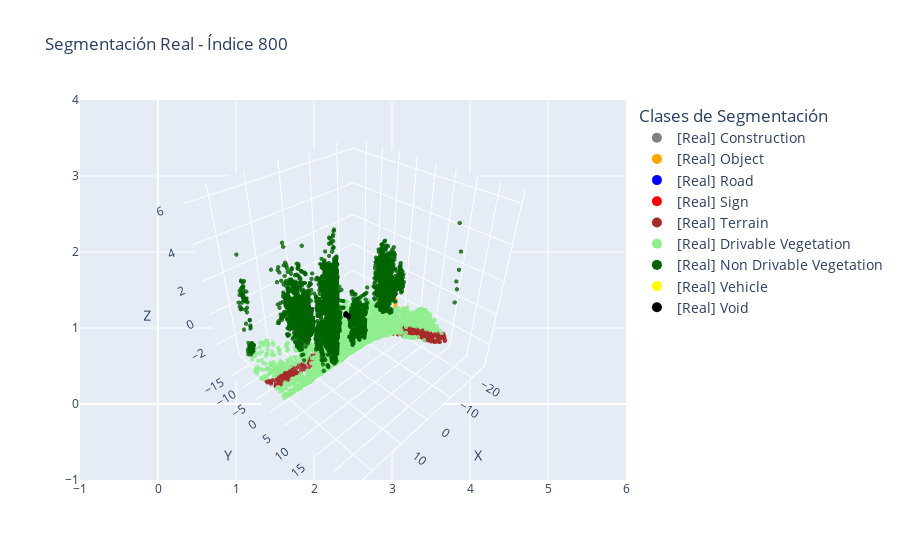
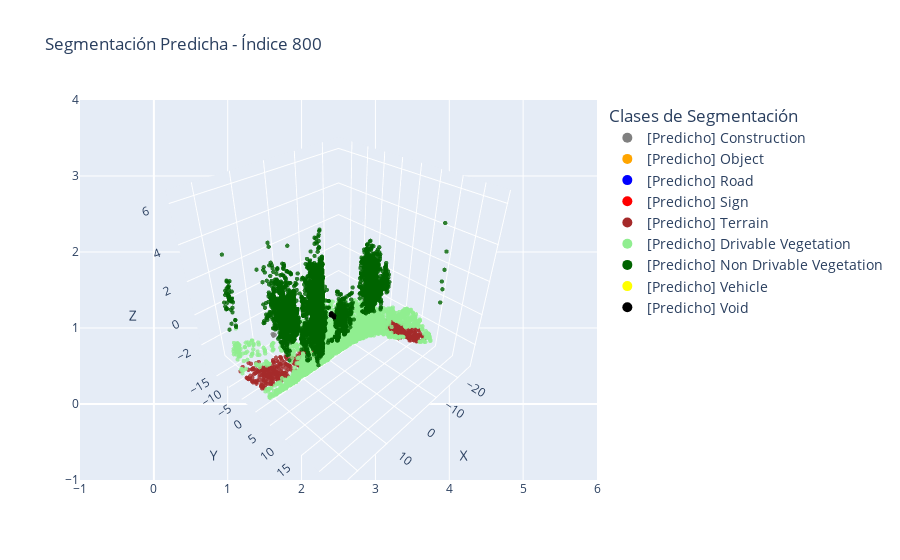

The notebook cell these images were saved under, in order:
### Code cell
visualizar_comparacion_segmentacion(all_points, all_labels, all_preds, indice=800)

### Figure 1 — Plotly figure (JSON) as saved in the notebook; plotly's stock layout.template omitted (floating-point values rounded to 4 significant figures; data arrays with more than 128 entries replaced by an {"elided": "..."} marker saying what was removed)
{"data": [{"marker": {"color": "orange", "opacity": 0.8, "size": 1.5}, "mode": "markers", "name": "[Real] Object", "showlegend": false, "type": "scatter3d", "x": [-16.45, -18.89, -15.21, -18.87, -16.8, -17.67, -15.19, -17.64, -16.74, -17.64, -17.68, -15.21, -18.84, -17.66, -17.61, -16.42], "y": [0.6321, 4.634, -1.221, 4.673, 0.704, 2.574, -1.201, 2.549, 0.6051, 2.589, 2.512, -1.202, 4.688, 2.576, 2.409, 0.5991], "z": [-1.978, -1.35, -1.147, -2.026, -1.85, -1.377, -1.204, -1.134, -1.098, -1.444, -1.549, -1.679, -2.062, -0.9979, -0.8569, -1.915]}, {"marker": {"color": "brown", "opacity": 0.8, "size": 1.5}, "mode": "markers", "name": "[Real] Terrain", "showlegend": false, "type": "scatter3d", "x": {"elided": "478 float values"}, "y": {"elided": "478 float values"}, "z": {"elided": "478 float values"}}, {"marker": {"color": "lightgreen", "opacity": 0.8, "size": 1.5}, "mode": "markers", "name": "[Real] Drivable Vegetation", "showlegend": false, "type": "scatter3d", "x": {"elided": "5856 float values"}, "y": {"elided": "5856 float values"}, "z": {"elided": "5856 float values"}}, {"marker": {"color": "darkgreen", "opacity": 0.8, "size": 1.5}, "mode": "markers", "name": "[Real] Non Drivable Vegetation", "showlegend": false, "type": "scatter3d", "x": {"elided": "10003 float values"}, "y": {"elided": "10003 float values"}, "z": {"elided": "10003 float values"}}, {"marker": {"color": "black", "opacity": 0.8, "size": 1.5}, "mode": "markers", "name": "[Real] Void", "showlegend": false, "type": "scatter3d", "x": [-1.204, -1.036, -1.169, -1.049, -1.196, -1.211, -1.122, -1.273, -1.127, -1.209, -1.121, -1.013, -1.11, -1.049, -1.249, -1.171, -1.148, -1.079, -1.318, -1.189, -1.185, -1.064, -1.173, -1.095, -1.235, -1.029, -1.165, -1.167, -1.112, -1.19, -1.161], "y": [-0.09241, -0.235, -0.172, -0.2872, -0.03904, 0.01669, -0.1693, -0.614, -0.4132, 0.1147, -0.1775, -0.2655, -0.5522, -0.186, -0.5855, 0.4689, 0.3096, -0.298, 0.3939, 0.1616, 0.007448, -0.2998, 0.4349, 0.5344, -0.6236, -0.2175, -0.2094, -0.4086, -0.3308, 0.1261, 0.2588], "z": [-0.5629, -0.4953, -0.5511, -0.5071, -0.5579, -0.5646, -0.5291, -0.5027, -0.5595, -0.5663, -0.5291, -0.4885, -0.5781, -0.497, -0.4907, -0.5883, -0.5545, -0.3982, -0.4893, -0.5595, -0.5528, -0.5156, -0.5832, -0.568, -0.492, -0.4902, -0.421, -0.5765, -0.541, -0.5579, -0.5545]}, {"marker": {"color": "gray", "size": 10}, "mode": "markers", "name": "[Real] Construction", "showlegend": true, "type": "scatter", "x": [null], "y": [null]}, {"marker": {"color": "orange", "size": 10}, "mode": "markers", "name": "[Real] Object", "showlegend": true, "type": "scatter", "x": [null], "y": [null]}, {"marker": {"color": "blue", "size": 10}, "mode": "markers", "name": "[Real] Road", "showlegend": true, "type": "scatter", "x": [null], "y": [null]}, {"marker": {"color": "red", "size": 10}, "mode": "markers", "name": "[Real] Sign", "showlegend": true, "type": "scatter", "x": [null], "y": [null]}, {"marker": {"color": "brown", "size": 10}, "mode": "markers", "name": "[Real] Terrain", "showlegend": true, "type": "scatter", "x": [null], "y": [null]}, {"marker": {"color": "lightgreen", "size": 10}, "mode": "markers", "name": "[Real] Drivable Vegetation", "showlegend": true, "type": "scatter", "x": [null], "y": [null]}, {"marker": {"color": "darkgreen", "size": 10}, "mode": "markers", "name": "[Real] Non Drivable Vegetation", "showlegend": true, "type": "scatter", "x": [null], "y": [null]}, {"marker": {"color": "yellow", "size": 10}, "mode": "markers", "name": "[Real] Vehicle", "showlegend": true, "type": "scatter", "x": [null], "y": [null]}, {"marker": {"color": "black", "size": 10}, "mode": "markers", "name": "[Real] Void", "showlegend": true, "type": "scatter", "x": [null], "y": [null]}], "layout": {"legend": {"font": {"size": 14}, "title": {"text": "Clases de Segmentación"}}, "scene": {"xaxis": {"title": {"text": "X"}}, "yaxis": {"title": {"text": "Y"}}, "zaxis": {"title": {"text": "Z"}}}, "title": {"text": "Segmentación Real - Índice 800"}}}

### Figure 2 — Plotly figure (JSON) as saved in the notebook; plotly's stock layout.template omitted (floating-point values rounded to 4 significant figures; data arrays with more than 128 entries replaced by an {"elided": "..."} marker saying what was removed)
{"data": [{"marker": {"color": "gray", "opacity": 0.8, "size": 1.5}, "mode": "markers", "name": "[Predicho] Construction", "showlegend": false, "type": "scatter3d", "x": [-15.21, 12.28, 12.13, -15.19, 12.11, 12.15, 11.69, -15.21], "y": [-1.221, -7.698, -7.685, -1.201, -7.658, -7.663, -7.686, -1.202], "z": [-1.147, -1.258, -1.385, -1.204, -1.327, -1.358, -1.377, -1.679]}, {"marker": {"color": "brown", "opacity": 0.8, "size": 1.5}, "mode": "markers", "name": "[Predicho] Terrain", "showlegend": false, "type": "scatter3d", "x": {"elided": "674 float values"}, "y": {"elided": "674 float values"}, "z": {"elided": "674 float values"}}, {"marker": {"color": "lightgreen", "opacity": 0.8, "size": 1.5}, "mode": "markers", "name": "[Predicho] Drivable Vegetation", "showlegend": false, "type": "scatter3d", "x": {"elided": "5828 float values"}, "y": {"elided": "5828 float values"}, "z": {"elided": "5828 float values"}}, {"marker": {"color": "darkgreen", "opacity": 0.8, "size": 1.5}, "mode": "markers", "name": "[Predicho] Non Drivable Vegetation", "showlegend": false, "type": "scatter3d", "x": {"elided": "9843 float values"}, "y": {"elided": "9843 float values"}, "z": {"elided": "9843 float values"}}, {"marker": {"color": "black", "opacity": 0.8, "size": 1.5}, "mode": "markers", "name": "[Predicho] Void", "showlegend": false, "type": "scatter3d", "x": [-1.204, -1.036, -1.169, -1.049, -1.196, -1.211, -1.122, -1.273, -1.127, -1.209, -1.121, -1.013, -1.11, -1.049, -1.249, -1.171, -1.148, -1.079, -1.318, -1.189, -1.185, -1.064, -1.173, -1.095, -1.235, -1.029, -1.165, -1.167, -1.112, -1.19, -1.161], "y": [-0.09241, -0.235, -0.172, -0.2872, -0.03904, 0.01669, -0.1693, -0.614, -0.4132, 0.1147, -0.1775, -0.2655, -0.5522, -0.186, -0.5855, 0.4689, 0.3096, -0.298, 0.3939, 0.1616, 0.007448, -0.2998, 0.4349, 0.5344, -0.6236, -0.2175, -0.2094, -0.4086, -0.3308, 0.1261, 0.2588], "z": [-0.5629, -0.4953, -0.5511, -0.5071, -0.5579, -0.5646, -0.5291, -0.5027, -0.5595, -0.5663, -0.5291, -0.4885, -0.5781, -0.497, -0.4907, -0.5883, -0.5545, -0.3982, -0.4893, -0.5595, -0.5528, -0.5156, -0.5832, -0.568, -0.492, -0.4902, -0.421, -0.5765, -0.541, -0.5579, -0.5545]}, {"marker": {"color": "gray", "size": 10}, "mode": "markers", "name": "[Predicho] Construction", "showlegend": true, "type": "scatter", "x": [null], "y": [null]}, {"marker": {"color": "orange", "size": 10}, "mode": "markers", "name": "[Predicho] Object", "showlegend": true, "type": "scatter", "x": [null], "y": [null]}, {"marker": {"color": "blue", "size": 10}, "mode": "markers", "name": "[Predicho] Road", "showlegend": true, "type": "scatter", "x": [null], "y": [null]}, {"marker": {"color": "red", "size": 10}, "mode": "markers", "name": "[Predicho] Sign", "showlegend": true, "type": "scatter", "x": [null], "y": [null]}, {"marker": {"color": "brown", "size": 10}, "mode": "markers", "name": "[Predicho] Terrain", "showlegend": true, "type": "scatter", "x": [null], "y": [null]}, {"marker": {"color": "lightgreen", "size": 10}, "mode": "markers", "name": "[Predicho] Drivable Vegetation", "showlegend": true, "type": "scatter", "x": [null], "y": [null]}, {"marker": {"color": "darkgreen", "size": 10}, "mode": "markers", "name": "[Predicho] Non Drivable Vegetation", "showlegend": true, "type": "scatter", "x": [null], "y": [null]}, {"marker": {"color": "yellow", "size": 10}, "mode": "markers", "name": "[Predicho] Vehicle", "showlegend": true, "type": "scatter", "x": [null], "y": [null]}, {"marker": {"color": "black", "size": 10}, "mode": "markers", "name": "[Predicho] Void", "showlegend": true, "type": "scatter", "x": [null], "y": [null]}], "layout": {"legend": {"font": {"size": 14}, "title": {"text": "Clases de Segmentación"}}, "scene": {"xaxis": {"title": {"text": "X"}}, "yaxis": {"title": {"text": "Y"}}, "zaxis": {"title": {"text": "Z"}}}, "title": {"text": "Segmentación Predicha - Índice 800"}}}
